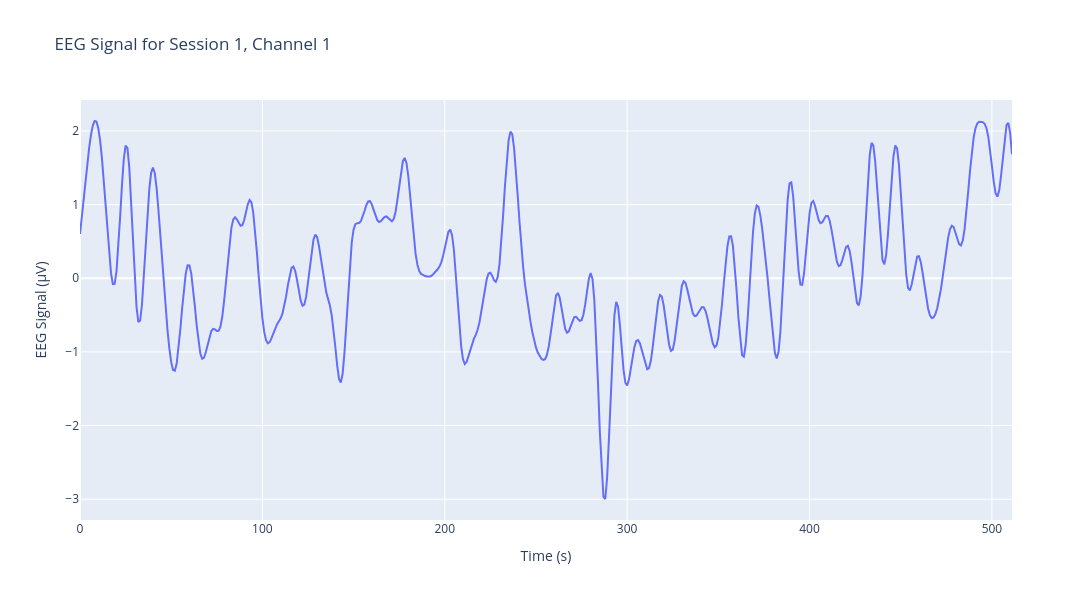

Notebook source saved alongside this figure:
### Code cell
def graph_eeg_channel(x_all, window, channel, channel_name="EEG Channel", title="EEG Channel Over Time"):
    channel_data = x_all[window, :, channel] 
    fig = go.Figure()
    fig.add_trace(
        go.Scatter(
            x=np.arange(len(channel_data)),
            y=channel_data,
            mode='lines',
            name=channel_name
        )
    )
    fig.update_layout(
        title=title,
        xaxis_title='Time (s)',
        yaxis_title='EEG Signal (µV)',
        width=1200,
        height=600,
    )
    fig.update_xaxes(showgrid=True)
    fig.update_yaxes(showgrid=True)
    fig.show()
graph_eeg_channel(X_all, window=0, channel=2, channel_name="Session 1, Channel 1", title="EEG Signal for Session 1, Channel 1")

### Figure 1 — Plotly figure (JSON) as saved in the notebook; plotly's stock layout.template omitted (floating-point values rounded to 4 significant figures; data arrays with more than 128 entries replaced by an {"elided": "..."} marker saying what was removed)
{"data": [{"mode": "lines", "name": "Session 1, Channel 1", "type": "scatter", "x": {"elided": "512 int values"}, "y": {"elided": "512 float values"}}], "layout": {"height": 600, "title": {"text": "EEG Signal for Session 1, Channel 1"}, "width": 1200, "xaxis": {"showgrid": true, "title": {"text": "Time (s)"}}, "yaxis": {"showgrid": true, "title": {"text": "EEG Signal (µV)"}}}}
